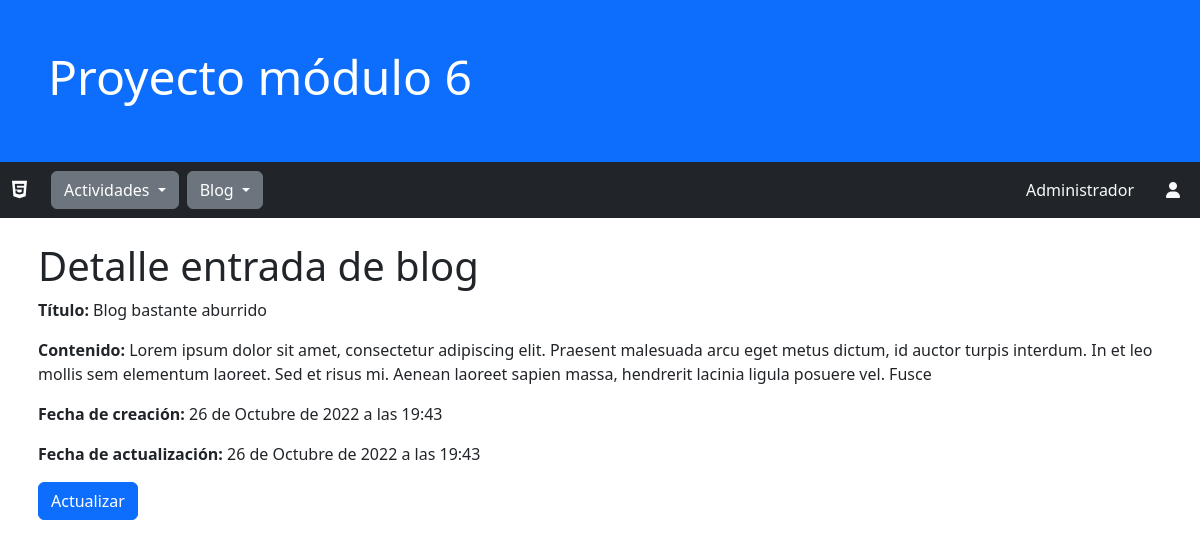
The page /blog/detail/3 on the database as committed earlier.
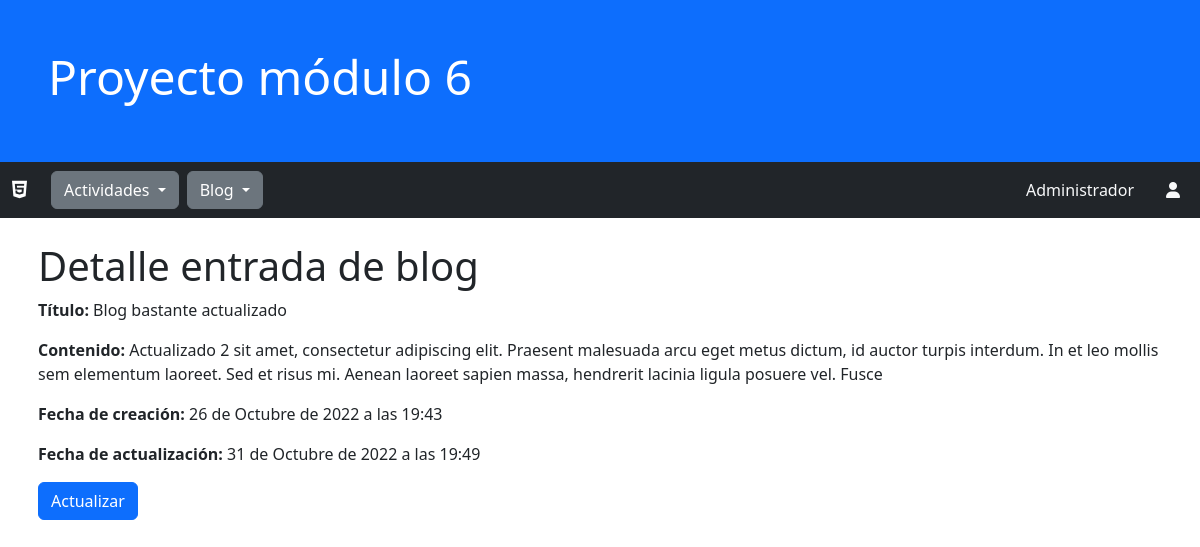
The same page on the database as committed later.
### blog/models.py (models this page shows, shortened)
class EntradaBlog(models.Model):
    titulo = models.CharField(max_length=128, verbose_name="Título")
    contenido = models.TextField(verbose_name="Contenido")
    fecha_creacion = models.DateTimeField(auto_now_add=True, verbose_name="Fecha de creación")
    fecha_actualizacion = models.DateTimeField(auto_now=True, verbose_name="Fecha de actualización")
    class Meta():
        verbose_name_plural = "Blogs"
        verbose_name = "Blog"
        ordering = ['fecha_creacion']

### blog/views.py (the view)
# urls.py: path('detail/<int:pk>', views.BlogDetail.as_view(), name='detail'),
class BlogDetail(DetailView):
    model = models.EntradaBlog
    template_name = 'blog/detail.html'

### blog/templates/blog/detail.html
{% extends 'actividades/base.html'%}
{% block contenido %}
<div class="container p-2 mt-3">
    <h1>Detalle entrada de blog </h1>
    <p><strong>Título: </strong>{{entradablog.titulo}}</p>
    <p><strong>Contenido: </strong>{{entradablog.contenido}}</p>
    <p><strong>Fecha de creación: </strong>{{entradablog.fecha_creacion}}</p>
    <p><strong>Fecha de actualización: </strong>{{entradablog.fecha_actualizacion}}</p>
    <a class="btn btn-primary" href="{% url 'blog:update' entradablog.id %}">Actualizar</a>
</div>
{% endblock %}

Rows that differ between the two databases and show on the page:
changed EntradaBlog: titulo "Blog bastante aburrido" → "Blog bastante actualizado"; contenido "Lorem ipsum dolor sit amet, consectetur adipiscing…" → "Actualizado 2 sit amet, consectetur adipiscing…"; fecha_actualizacion "26 de Octubre de 2022 a las 19:43" → "31 de Octubre de 2022 a las 19:49"
